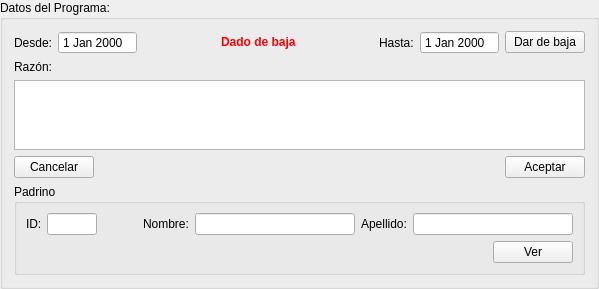
             <widget class="QGroupBox" name="tab1_ProgramData">
              <property name="sizePolicy">
               <sizepolicy hsizetype="Expanding" vsizetype="Expanding">
                <horstretch>0</horstretch>
                <verstretch>0</verstretch>
               </sizepolicy>
              </property>
              <property name="minimumSize">
               <size>
                <width>0</width>
                <height>0</height>
               </size>
              </property>
              <property name="maximumSize">
               <size>
                <width>16777215</width>
                <height>280</height>
               </size>
              </property>
              <property name="baseSize">
               <size>
                <width>0</width>
                <height>0</height>
               </size>
              </property>
              <property name="title">
               <string>Datos del Programa:</string>
              </property>
              <layout class="QVBoxLayout" name="verticalLayout_5">
               <item>
                <layout class="QHBoxLayout" name="horizontalLayout_18">
                 <property name="spacing">
                  <number>6</number>
                 </property>
                 <property name="sizeConstraint">
                  <enum>QLayout::SetDefaultConstraint</enum>
                 </property>
                 <item>
                  <layout class="QHBoxLayout" name="horizontalLayout_16">
                   <item>
                    <widget class="QLabel" name="label_10">
                     <property name="text">
                      <string>Desde:</string>
                     </property>
                    </widget>
                   </item>
                   <item>
                    <widget class="QDateEdit" name="tab1_ProgramData_Since">
                     <property name="contextMenuPolicy">
                      <enum>Qt::DefaultContextMenu</enum>
                     </property>
                     <property name="frame">
                      <bool>true</bool>
                     </property>
                     <property name="readOnly">
                      <bool>true</bool>
                     </property>
                     <property name="buttonSymbols">
                      <enum>QAbstractSpinBox::NoButtons</enum>
                     </property>
                    </widget>
                   </item>
                  </layout>
                 </item>
                 <item>
                  <spacer name="horizontalSpacer_12">
                   <property name="orientation">
                    <enum>Qt::Horizontal</enum>
                   </property>
                   <property name="sizeHint" stdset="0">
                    <size>
                     <width>40</width>
                     <height>20</height>
                    </size>
                   </property>
                  </spacer>
                 </item>
                 <item>
                  <widget class="QLabel" name="tab1_ProgramData_StatusLabel">
                   <property name="text">
                    <string>&lt;html&gt;&lt;head/&gt;&lt;body&gt;&lt;p&gt;&lt;span style=&quot; font-size:9pt; font-weight:600; color:#ff0000;&quot;&gt;Dado de baja&lt;/span&gt;&lt;/p&gt;&lt;/body&gt;&lt;/html&gt;</string>
                   </property>
                  </widget>
                 </item>
                 <item>
                  <spacer name="horizontalSpacer_13">
                   <property name="orientation">
                    <enum>Qt::Horizontal</enum>
                   </property>
                   <property name="sizeHint" stdset="0">
                    <size>
                     <width>40</width>
                     <height>20</height>
                    </size>
                   </property>
                  </spacer>
                 </item>
                 <item>
                  <layout class="QHBoxLayout" name="horizontalLayout_17">
                   <item>
                    <widget class="QLabel" name="tab1_ProgramData_To_Label">
                     <property name="text">
                      <string>Hasta:</string>
                     </property>
                    </widget>
                   </item>
                   <item>
                    <widget class="QDateEdit" name="tab1_ProgramData_To">
                     <property name="contextMenuPolicy">
                      <enum>Qt::DefaultContextMenu</enum>
                     </property>
                     <property name="frame">
                      <bool>true</bool>
                     </property>
                     <property name="readOnly">
                      <bool>true</bool>
                     </property>
                     <property name="buttonSymbols">
                      <enum>QAbstractSpinBox::NoButtons</enum>
                     </property>
                    </widget>
                   </item>
                  </layout>
                 </item>
                 <item>
                  <widget class="QPushButton" name="tab1_ProgramData_Remove">
                   <property name="text">
                    <string>Dar de baja</string>
                   </property>
                  </widget>
                 </item>
                </layout>
               </item>
               <item>
                <widget class="QLabel" name="tab1_ProgramData_To_Cause_Label">
                 <property name="text">
                  <string>Razón:</string>
                 </property>
                </widget>
               </item>
               <item>
                <widget class="QPlainTextEdit" name="tab1_ProgramData_To_Cause">
                 <property name="readOnly">
                  <bool>true</bool>
                 </property>
                </widget>
               </item>
               <item>
                <layout class="QHBoxLayout" name="horizontalLayout_48">
                 <property name="bottomMargin">
                  <number>0</number>
                 </property>
                 <item>
                  <widget class="QPushButton" name="tab1_ProgramData_To_Cancel">
                   <property name="text">
                    <string>Cancelar</string>
                   </property>
                  </widget>
                 </item>
                 <item>
                  <spacer name="horizontalSpacer_14">
                   <property name="orientation">
                    <enum>Qt::Horizontal</enum>
                   </property>
                   <property name="sizeHint" stdset="0">
                    <size>
                     <width>40</width>
                     <height>20</height>
                    </size>
                   </property>
                  </spacer>
                 </item>
                 <item>
                  <widget class="QPushButton" name="tab1_ProgramData_To_Accept">
                   <property name="text">
                    <string>Aceptar</string>
                   </property>
                  </widget>
                 </item>
                </layout>
               </item>
               <item>
                <widget class="QGroupBox" name="tab1_ProgramData_GodParent">
                 <property name="minimumSize">
                  <size>
                   <width>0</width>
                   <height>0</height>
                  </size>
                 </property>
                 <property name="title">
                  <string>Padrino</string>
                 </property>
                 <layout class="QVBoxLayout" name="verticalLayout_19">
                  <item>
                   <layout class="QHBoxLayout" name="horizontalLayout_50">
                    <item>
                     <layout class="QHBoxLayout" name="horizontalLayout_51">
                      <item>
                       <widget class="QLabel" name="label_41">
                        <property name="maximumSize">
                         <size>
                          <width>15</width>
                          <height>16777215</height>
                         </size>
                        </property>
                        <property name="text">
                         <string>ID:</string>
                        </property>
                       </widget>
                      </item>
                      <item>
                       <widget class="QLineEdit" name="tab1_ProgramData_GodParent_ID">
                        <property name="sizePolicy">
                         <sizepolicy hsizetype="Fixed" vsizetype="Fixed">
                          <horstretch>0</horstretch>
                          <verstretch>0</verstretch>
                         </sizepolicy>
                        </property>
                        <property name="maximumSize">
                         <size>
                          <width>50</width>
                          <height>16777215</height>
                         </size>
                        </property>
                        <property name="toolTip">
                         <string>&lt;html&gt;&lt;head/&gt;&lt;body&gt;&lt;p&gt;Ingrese el ID de cuatro dígitos del ahijado.&lt;/p&gt;&lt;p&gt;Ejemplo: A123&lt;/p&gt;&lt;/body&gt;&lt;/html&gt;</string>
                        </property>
                        <property name="text">
                         <string/>
                        </property>
                        <property name="readOnly">
                         <bool>true</bool>
                        </property>
                       </widget>
                      </item>
                     </layout>
                    </item>
                    <item>
                     <layout class="QHBoxLayout" name="horizontalLayout_52">
                      <item>
                       <spacer name="horizontalSpacer_34">
                        <property name="orientation">
                         <enum>Qt::Horizontal</enum>
                        </property>
                        <property name="sizeHint" stdset="0">
                         <size>
                          <width>40</width>
                          <height>20</height>
                         </size>
                        </property>
                       </spacer>
                      </item>
                      <item>
                       <widget class="QLabel" name="label_42">
                        <property name="text">
                         <string>Nombre:</string>
                        </property>
                       </widget>
                      </item>
                      <item>
                       <widget class="QLineEdit" name="tab1_ProgramData_GodParent_Name">
                        <property name="sizePolicy">
                         <sizepolicy hsizetype="Preferred" vsizetype="Fixed">
                          <horstretch>160</horstretch>
                          <verstretch>0</verstretch>
                         </sizepolicy>
                        </property>
                        <property name="minimumSize">
                         <size>
                          <width>160</width>
                          <height>0</height>
                         </size>
                        </property>
                        <property name="toolTip">
                         <string>&lt;html&gt;&lt;head/&gt;&lt;body&gt;&lt;p&gt;Ingrese el nombre del ahijado.&lt;/p&gt;&lt;/body&gt;&lt;/html&gt;</string>
                        </property>
                        <property name="readOnly">
                         <bool>true</bool>
                        </property>
                       </widget>
                      </item>
                     </layout>
                    </item>
                    <item>
                     <layout class="QHBoxLayout" name="horizontalLayout_53">
                      <item>
                       <widget class="QLabel" name="label_43">
                        <property name="text">
                         <string>Apellido:</string>
                        </property>
                       </widget>
                      </item>
                      <item>
                       <widget class="QLineEdit" name="tab1_ProgramData_GodParent_Surname">
                        <property name="sizePolicy">
                         <sizepolicy hsizetype="Preferred" vsizetype="Fixed">
                          <horstretch>160</horstretch>
                          <verstretch>0</verstretch>
                         </sizepolicy>
                        </property>
                        <property name="minimumSize">
                         <size>
                          <width>160</width>
                          <height>0</height>
                         </size>
                        </property>
                        <property name="toolTip">
                         <string>&lt;html&gt;&lt;head/&gt;&lt;body&gt;&lt;p&gt;Ingrese el apellido del ahijado.&lt;/p&gt;&lt;/body&gt;&lt;/html&gt;</string>
                        </property>
                        <property name="readOnly">
                         <bool>true</bool>
                        </property>
                       </widget>
                      </item>
                     </layout>
                    </item>
                   </layout>
                  </item>
                  <item>
                   <layout class="QHBoxLayout" name="horizontalLayout_54">
                    <item>
                     <spacer name="tab1_ProgramData_GodParent_Edit_Spacer">
                      <property name="orientation">
                       <enum>Qt::Horizontal</enum>
                      </property>
                      <property name="sizeHint" stdset="0">
                       <size>
                        <width>40</width>
                        <height>0</height>
                       </size>
                      </property>
                     </spacer>
                    </item>
                    <item>
                     <widget class="QPushButton" name="tab1_ProgramData_GodParent_Edit">
                      <property name="text">
                       <string>Ver</string>
                      </property>
                      <property name="flat">
                       <bool>false</bool>
                      </property>
                     </widget>
                    </item>
                   </layout>
                  </item>
                 </layout>
                </widget>
               </item>
              </layout>
             </widget>
